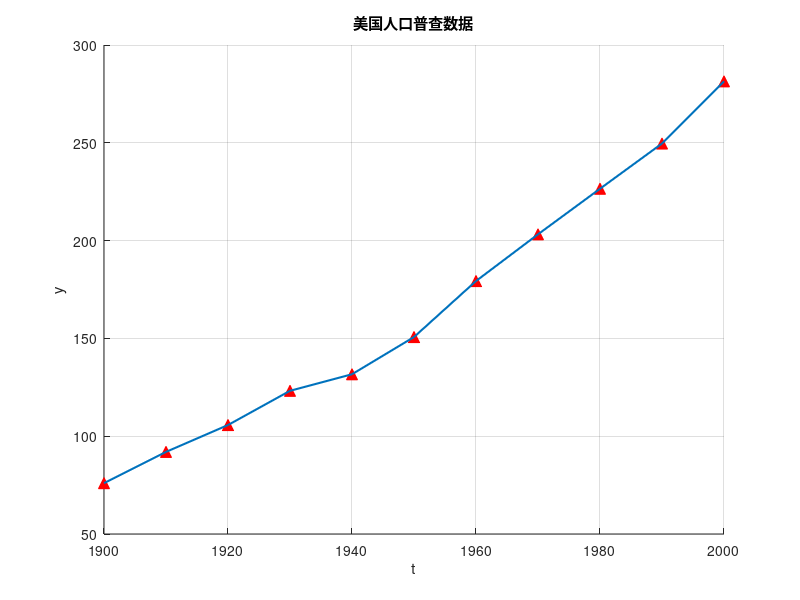

Reproduce this figure in MATLAB. (Note: this script raises an error after producing the figure.)
%% homeWork6 多项式回归
% 编程实现对美国人口普查数据的多项式回归，拟合阶数为1到5阶。要求：将多项式回归问题
% 转换为高斯消去法解线性代数方程组

clc; clear all; close all;
t = [1900;1910;1920;1930;1940;1950;1960;1970;1980;1990;2000];
y = [75.995;91.972;105.711;123.203;131.669;150.697;179.323;203.212;226.505;249.633;281.422];

figure(1);
hold on;
plot(t,y,'r^','MarkerFaceColor',[1,0,0],'MarkerSize',8);
plot(t,y,'LineWidth',1.5);
title('美国人口普查数据');xlabel('t');ylabel('y');grid on;

%% 对于不同的阶数的多项式进行回归求解关键在于构造矩阵

%% 1阶
x1 = [ones(length(t),1),t];
a1 = solveMatrix(x1.'*x1,x1.'*y);
%直接用左除，比较计算结果
a1_1 = (x1.'*x1)\(x1.'*y);


%绘制图像：
f1 = @(t)a1(2)*t + a1(1);
figure(2);
hold on;
plot(t,y,'r^','MarkerFaceColor',[1,0,0],'MarkerSize',8);
plot(t,f1(t),'LineWidth',1.5);
title('1阶拟合');xlabel('t');ylabel('y');grid on;

figure(3)
hold on;
%利用cftool工具箱进行拟合
p1 = polyfit(t,y,1);
fp1 = @(t)p1(1)*t + p1(2); 
plot(t,y,'r^','MarkerFaceColor',[1,0,0],'MarkerSize',8);
plot(t,fp1(t),'LineWidth',1.5);
title('polyfit-1阶拟合');xlabel('t');ylabel('y');grid on;

%% 2阶

x2 = [ones(length(t),1),t,t.^2];
a2 = solveMatrix(x2.'*x2,x2.'*y);
%直接用左除，比较计算结果
a2_1 = (x2.'*x2)\(x2.'*y);

%绘制图像：
f2 = @(t)a2(3)*t.^2 + a2(2)*t + a2(1);
figure(4);
hold on;
plot(t,y,'r^','MarkerFaceColor',[1,0,0],'MarkerSize',8);
plot(t,f2(t),'LineWidth',1.5);
title('2阶拟合');xlabel('t');ylabel('y');grid on;

p2 = polyfit(t,y,2);
fp2 = @(t)p2(1)*t.^2 + p2(2)*t + p2(3); 
figure(5)
hold on;
%利用polyfit进行拟合
plot(t,y,'r^','MarkerFaceColor',[1,0,0],'MarkerSize',8);
plot(t,fp2(t),'LineWidth',1.5);
title('polyfit-2阶拟合');xlabel('t');ylabel('y');grid on;

%% 3阶

x3 = [ones(length(t),1),t,t.^2,t.^3];
a3 = solveMatrix(x3.'*x3,x3.'*y);
%直接用左除，比较计算结果
a3_1 = (x3.'*x3)\(x3.'*y);

%绘制图像：
f3 = @(t)a3(4)*t.^3 + a3(3)*t.^2 + a3(2)*t + a3(1);
figure(6);
hold on;
plot(t,y,'r^','MarkerFaceColor',[1,0,0],'MarkerSize',8);
plot(t,f3(t),'LineWidth',1.5);
title('3阶拟合');xlabel('t');ylabel('y');grid on;

figure(7)
hold on;
%利用polyfit进行拟合
p3 = polyfit(t,y,3);
fp3 = @(t)p3(1)*t.^3 + p3(2)*t.^2 + p3(3)*t + p3(4); 
plot(t,y,'r^','MarkerFaceColor',[1,0,0],'MarkerSize',8);
plot(t,fp3(t),'LineWidth',1.5);
title('polyfit-3阶拟合');xlabel('t');ylabel('y');grid on;

%% 4阶

x4 = [ones(length(t),1),t,t.^2,t.^3,t.^4];
a4 = solveMatrix(x4.'*x4,x4.'*y);
%直接用左除，比较计算结果
a4_1 = (x4.'*x4)\(x4.'*y);

%绘制图像：
f4 = @(t)a4(5)*t.^4 + a4(4)*t.^3 + a4(3)*t.^2 + a4(2)*t + a4(1);
figure(8);
hold on;
plot(t,y,'r^','MarkerFaceColor',[1,0,0],'MarkerSize',8);
plot(t,f4(t),'LineWidth',1.5);
title('4阶拟合');xlabel('t');ylabel('y');grid on;

figure(9)
hold on;
%利用polyfit进行拟合
p4 = polyfit(t,y,4);
fp4 = @(t)p4(1)*t.^4 + p4(2)*t.^3 + p4(3)*t.^2 + p4(4)*t + p4(5); 
plot(t,y,'r^','MarkerFaceColor',[1,0,0],'MarkerSize',8);
plot(t,fp4(t),'LineWidth',1.5);
title('polyfit-4阶拟合');xlabel('t');ylabel('y');grid on;

%% 5阶

x5 = [ones(length(t),1),t,t.^2,t.^3,t.^4,t.^5];
a5 = solveMatrix(x5.'*x5,x5.'*y);
%直接用左除，比较计算结果
a5_1 = (x5.'*x5)\(x5.'*y);

%绘制图像：
f5 = @(t)a5(6)*t.^5 + a5(5)*t.^4 + a5(4)*t.^3 + a5(3)*t.^2 + a5(2)*t + a5(1);
figure(10);
hold on;
plot(t,y,'r^','MarkerFaceColor',[1,0,0],'MarkerSize',8);
plot(t,f5(t),'LineWidth',1.5);
title('5阶拟合');xlabel('t');ylabel('y');grid on;

figure(11)
hold on;
%利用polyfit进行拟合
p5 = polyfit(t,y,5);
fp5 = @(t)p5(1)*t.^5 + p5(2)*t.^4 + p5(3)*t.^3 + p5(4)*t.^2 + p5(5)*t + p5(6); 
plot(t,y,'r^','MarkerFaceColor',[1,0,0],'MarkerSize',8);
plot(t,fp5(t),'LineWidth',1.5);
title('polyfit-5阶拟合');xlabel('t');ylabel('y');grid on;
% %% 6阶
% 
% x6 = [ones(length(t),1),t,t.^2,t.^3,t.^4,t.^5,t.^6];
% a6 = solveMatrix(x6.'*x6,x6.'*y);
% disp('高斯消去6阶拟合函数系数');
% disp(double(a6));
% %直接用左除，比较计算结果
% a6_1 = (x6.'*x6)\(x6.'*y);
% disp('直接右除6阶拟合函数系数');
% disp(double(a6_1));
% 
% %绘制图像：
% f6 = @(t)a6(7)*t.^6+a6(6)*t.^5 + a6(5)*t.^4 + a6(4)*t.^3 + a6(3)*t.^2 + a6(2)*t + a6(1);
% figure(12);
% hold on;
% plot(t,y,'r^','MarkerFaceColor',[1,0,0],'MarkerSize',8);
% plot(t,f6(t),'LineWidth',1.5);
% title('6阶拟合');xlabel('t');ylabel('y');grid on;
